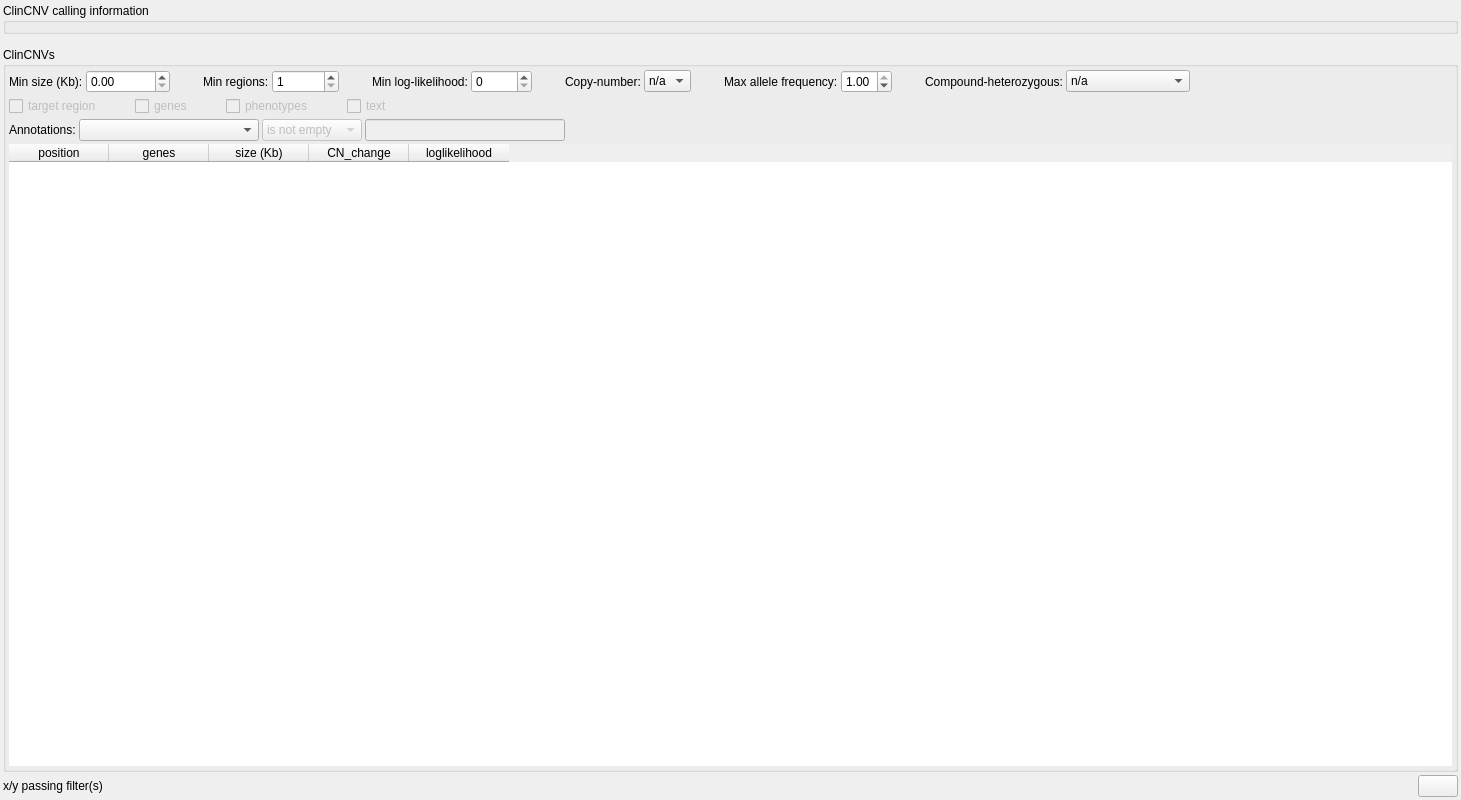
<?xml version="1.0" encoding="UTF-8"?>
<ui version="4.0">
 <class>ClinCnvWidget</class>
 <widget class="QWidget" name="ClinCnvWidget">
  <property name="geometry">
   <rect>
    <x>0</x>
    <y>0</y>
    <width>1461</width>
    <height>800</height>
   </rect>
  </property>
  <property name="minimumSize">
   <size>
    <width>1200</width>
    <height>800</height>
   </size>
  </property>
  <property name="windowTitle">
   <string>Form</string>
  </property>
  <layout class="QVBoxLayout" name="verticalLayout" stretch="0,0,0,0">
   <property name="spacing">
    <number>3</number>
   </property>
   <property name="leftMargin">
    <number>3</number>
   </property>
   <property name="topMargin">
    <number>3</number>
   </property>
   <property name="rightMargin">
    <number>3</number>
   </property>
   <property name="bottomMargin">
    <number>3</number>
   </property>
   <item>
    <widget class="QGroupBox" name="info_box">
     <property name="title">
      <string>ClinCNV calling information</string>
     </property>
     <property name="flat">
      <bool>true</bool>
     </property>
     <layout class="QVBoxLayout" name="verticalLayout_2">
      <property name="spacing">
       <number>3</number>
      </property>
      <property name="leftMargin">
       <number>3</number>
      </property>
      <property name="topMargin">
       <number>3</number>
      </property>
      <property name="rightMargin">
       <number>3</number>
      </property>
      <property name="bottomMargin">
       <number>3</number>
      </property>
     </layout>
    </widget>
   </item>
   <item>
    <spacer name="verticalSpacer">
     <property name="orientation">
      <enum>Qt::Vertical</enum>
     </property>
     <property name="sizeType">
      <enum>QSizePolicy::Fixed</enum>
     </property>
     <property name="sizeHint" stdset="0">
      <size>
       <width>10</width>
       <height>10</height>
      </size>
     </property>
    </spacer>
   </item>
   <item>
    <widget class="QGroupBox" name="groupBox">
     <property name="title">
      <string>ClinCNVs</string>
     </property>
     <property name="flat">
      <bool>true</bool>
     </property>
     <layout class="QVBoxLayout" name="verticalLayout_3">
      <property name="spacing">
       <number>3</number>
      </property>
      <property name="leftMargin">
       <number>3</number>
      </property>
      <property name="topMargin">
       <number>3</number>
      </property>
      <property name="rightMargin">
       <number>3</number>
      </property>
      <property name="bottomMargin">
       <number>3</number>
      </property>
      <item>
       <layout class="QHBoxLayout" name="horizontalLayout_3">
        <property name="spacing">
         <number>3</number>
        </property>
        <item>
         <widget class="QLabel" name="label">
          <property name="sizePolicy">
           <sizepolicy hsizetype="Minimum" vsizetype="Preferred">
            <horstretch>0</horstretch>
            <verstretch>0</verstretch>
           </sizepolicy>
          </property>
          <property name="toolTip">
           <string>Minimum CNV size.</string>
          </property>
          <property name="text">
           <string>Min size (Kb):</string>
          </property>
         </widget>
        </item>
        <item>
         <widget class="QDoubleSpinBox" name="f_size">
          <property name="maximum">
           <double>999999.000000000000000</double>
          </property>
          <property name="singleStep">
           <double>10.000000000000000</double>
          </property>
         </widget>
        </item>
        <item>
         <spacer name="horizontalSpacer_2">
          <property name="orientation">
           <enum>Qt::Horizontal</enum>
          </property>
          <property name="sizeType">
           <enum>QSizePolicy::Fixed</enum>
          </property>
          <property name="sizeHint" stdset="0">
           <size>
            <width>30</width>
            <height>1</height>
           </size>
          </property>
         </spacer>
        </item>
        <item>
         <widget class="QLabel" name="label_2">
          <property name="toolTip">
           <string>Minimum number of regions.</string>
          </property>
          <property name="text">
           <string>Min regions:</string>
          </property>
         </widget>
        </item>
        <item>
         <widget class="QSpinBox" name="f_regs">
          <property name="minimum">
           <number>1</number>
          </property>
          <property name="maximum">
           <number>999999</number>
          </property>
         </widget>
        </item>
        <item>
         <spacer name="horizontalSpacer_7">
          <property name="orientation">
           <enum>Qt::Horizontal</enum>
          </property>
          <property name="sizeType">
           <enum>QSizePolicy::Fixed</enum>
          </property>
          <property name="sizeHint" stdset="0">
           <size>
            <width>30</width>
            <height>1</height>
           </size>
          </property>
         </spacer>
        </item>
        <item>
         <widget class="QLabel" name="label_4">
          <property name="toolTip">
           <string>Minimum z-score.</string>
          </property>
          <property name="text">
           <string>Min log-likelihood:</string>
          </property>
         </widget>
        </item>
        <item>
         <widget class="QDoubleSpinBox" name="f_likeli">
          <property name="decimals">
           <number>0</number>
          </property>
          <property name="maximum">
           <double>99999.000000000000000</double>
          </property>
          <property name="singleStep">
           <double>50.000000000000000</double>
          </property>
          <property name="value">
           <double>0.000000000000000</double>
          </property>
         </widget>
        </item>
        <item>
         <spacer name="horizontalSpacer_3">
          <property name="orientation">
           <enum>Qt::Horizontal</enum>
          </property>
          <property name="sizeType">
           <enum>QSizePolicy::Fixed</enum>
          </property>
          <property name="sizeHint" stdset="0">
           <size>
            <width>30</width>
            <height>1</height>
           </size>
          </property>
         </spacer>
        </item>
        <item>
         <widget class="QLabel" name="label_3">
          <property name="text">
           <string>Copy-number:</string>
          </property>
         </widget>
        </item>
        <item>
         <widget class="QComboBox" name="f_cn">
          <item>
           <property name="text">
            <string>n/a</string>
           </property>
          </item>
          <item>
           <property name="text">
            <string>0</string>
           </property>
          </item>
          <item>
           <property name="text">
            <string>1</string>
           </property>
          </item>
          <item>
           <property name="text">
            <string>3</string>
           </property>
          </item>
          <item>
           <property name="text">
            <string>4+</string>
           </property>
          </item>
         </widget>
        </item>
        <item>
         <spacer name="horizontalSpacer_4">
          <property name="orientation">
           <enum>Qt::Horizontal</enum>
          </property>
          <property name="sizeType">
           <enum>QSizePolicy::Fixed</enum>
          </property>
          <property name="sizeHint" stdset="0">
           <size>
            <width>30</width>
            <height>1</height>
           </size>
          </property>
         </spacer>
        </item>
        <item>
         <widget class="QLabel" name="label_5">
          <property name="toolTip">
           <string>Maximum frequency (all regions).</string>
          </property>
          <property name="text">
           <string>Max allele frequency:</string>
          </property>
         </widget>
        </item>
        <item>
         <widget class="QDoubleSpinBox" name="f_af">
          <property name="decimals">
           <number>2</number>
          </property>
          <property name="maximum">
           <double>1.000000000000000</double>
          </property>
          <property name="singleStep">
           <double>0.050000000000000</double>
          </property>
          <property name="value">
           <double>1.000000000000000</double>
          </property>
         </widget>
        </item>
        <item>
         <spacer name="horizontalSpacer_5">
          <property name="orientation">
           <enum>Qt::Horizontal</enum>
          </property>
          <property name="sizeType">
           <enum>QSizePolicy::Fixed</enum>
          </property>
          <property name="sizeHint" stdset="0">
           <size>
            <width>30</width>
            <height>20</height>
           </size>
          </property>
         </spacer>
        </item>
        <item>
         <widget class="QLabel" name="label_7">
          <property name="toolTip">
           <string>&lt;html&gt;&lt;head/&gt;&lt;body&gt;&lt;p&gt;Compound-heterozygous filters:&lt;/p&gt;&lt;p&gt;&lt;br/&gt;&lt;/p&gt;&lt;p&gt;1) CNV-CNV&lt;/p&gt;&lt;p&gt;Two CNVs in the same gene&lt;/p&gt;&lt;p&gt;&lt;br/&gt;&lt;/p&gt;&lt;p&gt;2) CNV-SNP/INDEL&lt;/p&gt;&lt;p&gt;One CNV and one heterozygous SNP/INDEL.&lt;/p&gt;&lt;/body&gt;&lt;/html&gt;</string>
          </property>
          <property name="text">
           <string>Compound-heterozygous:</string>
          </property>
         </widget>
        </item>
        <item>
         <widget class="QComboBox" name="f_comphet">
          <item>
           <property name="text">
            <string>n/a</string>
           </property>
          </item>
          <item>
           <property name="text">
            <string>CNV-CNV</string>
           </property>
          </item>
          <item>
           <property name="text">
            <string>CNV-SNP/INDEL</string>
           </property>
          </item>
         </widget>
        </item>
        <item>
         <spacer name="horizontalSpacer_8">
          <property name="orientation">
           <enum>Qt::Horizontal</enum>
          </property>
          <property name="sizeHint" stdset="0">
           <size>
            <width>40</width>
            <height>20</height>
           </size>
          </property>
         </spacer>
        </item>
       </layout>
      </item>
      <item>
       <layout class="QHBoxLayout" name="horizontalLayout_4">
        <item>
         <widget class="QCheckBox" name="f_roi">
          <property name="enabled">
           <bool>false</bool>
          </property>
          <property name="toolTip">
           <string>&lt;html&gt;&lt;head/&gt;&lt;body&gt;&lt;p&gt;Apply target region filter of variant list.&lt;/p&gt;&lt;/body&gt;&lt;/html&gt;</string>
          </property>
          <property name="text">
           <string>target region</string>
          </property>
         </widget>
        </item>
        <item>
         <spacer name="horizontalSpacer_10">
          <property name="orientation">
           <enum>Qt::Horizontal</enum>
          </property>
          <property name="sizeType">
           <enum>QSizePolicy::Fixed</enum>
          </property>
          <property name="sizeHint" stdset="0">
           <size>
            <width>30</width>
            <height>20</height>
           </size>
          </property>
         </spacer>
        </item>
        <item>
         <widget class="QCheckBox" name="f_genes">
          <property name="enabled">
           <bool>false</bool>
          </property>
          <property name="toolTip">
           <string>Apply genes filter of variant list.</string>
          </property>
          <property name="text">
           <string>genes</string>
          </property>
         </widget>
        </item>
        <item>
         <spacer name="horizontalSpacer_11">
          <property name="orientation">
           <enum>Qt::Horizontal</enum>
          </property>
          <property name="sizeType">
           <enum>QSizePolicy::Fixed</enum>
          </property>
          <property name="sizeHint" stdset="0">
           <size>
            <width>30</width>
            <height>20</height>
           </size>
          </property>
         </spacer>
        </item>
        <item>
         <widget class="QCheckBox" name="f_pheno">
          <property name="enabled">
           <bool>false</bool>
          </property>
          <property name="toolTip">
           <string>&lt;html&gt;&lt;head/&gt;&lt;body&gt;&lt;p&gt;Apply phenotype filter of variant list.&lt;/p&gt;&lt;p&gt;Note: This functionality is only available when NGSD is enabled.&lt;/p&gt;&lt;/body&gt;&lt;/html&gt;</string>
          </property>
          <property name="text">
           <string>phenotypes</string>
          </property>
         </widget>
        </item>
        <item>
         <spacer name="horizontalSpacer_9">
          <property name="orientation">
           <enum>Qt::Horizontal</enum>
          </property>
          <property name="sizeType">
           <enum>QSizePolicy::Fixed</enum>
          </property>
          <property name="sizeHint" stdset="0">
           <size>
            <width>30</width>
            <height>20</height>
           </size>
          </property>
         </spacer>
        </item>
        <item>
         <widget class="QCheckBox" name="f_text">
          <property name="enabled">
           <bool>false</bool>
          </property>
          <property name="toolTip">
           <string>&lt;html&gt;&lt;head/&gt;&lt;body&gt;&lt;p&gt;Apply text filter of variant list.&lt;/p&gt;&lt;/body&gt;&lt;/html&gt;</string>
          </property>
          <property name="text">
           <string>text</string>
          </property>
         </widget>
        </item>
        <item>
         <spacer name="horizontalSpacer_13">
          <property name="orientation">
           <enum>Qt::Horizontal</enum>
          </property>
          <property name="sizeHint" stdset="0">
           <size>
            <width>40</width>
            <height>20</height>
           </size>
          </property>
         </spacer>
        </item>
       </layout>
      </item>
      <item>
       <layout class="QHBoxLayout" name="horizontalLayout_2">
        <item>
         <widget class="QLabel" name="label_6">
          <property name="text">
           <string>Annotations:</string>
          </property>
         </widget>
        </item>
        <item>
         <widget class="QComboBox" name="f_anno_name">
          <property name="minimumSize">
           <size>
            <width>180</width>
            <height>0</height>
           </size>
          </property>
         </widget>
        </item>
        <item>
         <widget class="QComboBox" name="f_anno_op">
          <property name="enabled">
           <bool>false</bool>
          </property>
          <property name="minimumSize">
           <size>
            <width>100</width>
            <height>0</height>
           </size>
          </property>
          <item>
           <property name="text">
            <string>is not empty</string>
           </property>
          </item>
          <item>
           <property name="text">
            <string>is empty</string>
           </property>
          </item>
          <item>
           <property name="text">
            <string>contains</string>
           </property>
          </item>
         </widget>
        </item>
        <item>
         <widget class="QLineEdit" name="f_anno_value">
          <property name="enabled">
           <bool>false</bool>
          </property>
          <property name="sizePolicy">
           <sizepolicy hsizetype="Preferred" vsizetype="Fixed">
            <horstretch>0</horstretch>
            <verstretch>0</verstretch>
           </sizepolicy>
          </property>
          <property name="minimumSize">
           <size>
            <width>200</width>
            <height>0</height>
           </size>
          </property>
         </widget>
        </item>
        <item>
         <spacer name="horizontalSpacer">
          <property name="orientation">
           <enum>Qt::Horizontal</enum>
          </property>
          <property name="sizeHint" stdset="0">
           <size>
            <width>40</width>
            <height>20</height>
           </size>
          </property>
         </spacer>
        </item>
       </layout>
      </item>
      <item>
       <widget class="QTableWidget" name="cnvs">
        <property name="contextMenuPolicy">
         <enum>Qt::CustomContextMenu</enum>
        </property>
        <property name="frameShape">
         <enum>QFrame::NoFrame</enum>
        </property>
        <property name="editTriggers">
         <set>QAbstractItemView::NoEditTriggers</set>
        </property>
        <property name="alternatingRowColors">
         <bool>true</bool>
        </property>
        <property name="selectionMode">
         <enum>QAbstractItemView::SingleSelection</enum>
        </property>
        <property name="selectionBehavior">
         <enum>QAbstractItemView::SelectRows</enum>
        </property>
        <property name="gridStyle">
         <enum>Qt::SolidLine</enum>
        </property>
        <property name="wordWrap">
         <bool>false</bool>
        </property>
        <attribute name="verticalHeaderVisible">
         <bool>false</bool>
        </attribute>
        <column>
         <property name="text">
          <string>position</string>
         </property>
        </column>
        <column>
         <property name="text">
          <string>genes</string>
         </property>
        </column>
        <column>
         <property name="text">
          <string>size (Kb)</string>
         </property>
        </column>
        <column>
         <property name="text">
          <string>CN_change</string>
         </property>
        </column>
        <column>
         <property name="text">
          <string>loglikelihood</string>
         </property>
        </column>
       </widget>
      </item>
     </layout>
    </widget>
   </item>
   <item>
    <layout class="QHBoxLayout" name="horizontalLayout">
     <item>
      <widget class="QLabel" name="status">
       <property name="text">
        <string>x/y passing filter(s)</string>
       </property>
      </widget>
     </item>
     <item>
      <spacer name="horizontalSpacer_6">
       <property name="orientation">
        <enum>Qt::Horizontal</enum>
       </property>
       <property name="sizeHint" stdset="0">
        <size>
         <width>40</width>
         <height>20</height>
        </size>
       </property>
      </spacer>
     </item>
     <item>
      <widget class="QPushButton" name="copy_clipboard">
       <property name="toolTip">
        <string>&lt;html&gt;&lt;head/&gt;&lt;body&gt;&lt;p&gt;Copy filtered CNVs to clipboard.&lt;/p&gt;&lt;/body&gt;&lt;/html&gt;</string>
       </property>
       <property name="text">
        <string/>
       </property>
       <property name="icon">
        <iconset resource="GSvar.qrc">
         <normaloff>:/Icons/CopyClipboard.png</normaloff>:/Icons/CopyClipboard.png</iconset>
       </property>
      </widget>
     </item>
    </layout>
   </item>
  </layout>
 </widget>
 <resources>
  <include location="GSvar.qrc"/>
 </resources>
 <connections/>
</ui>
